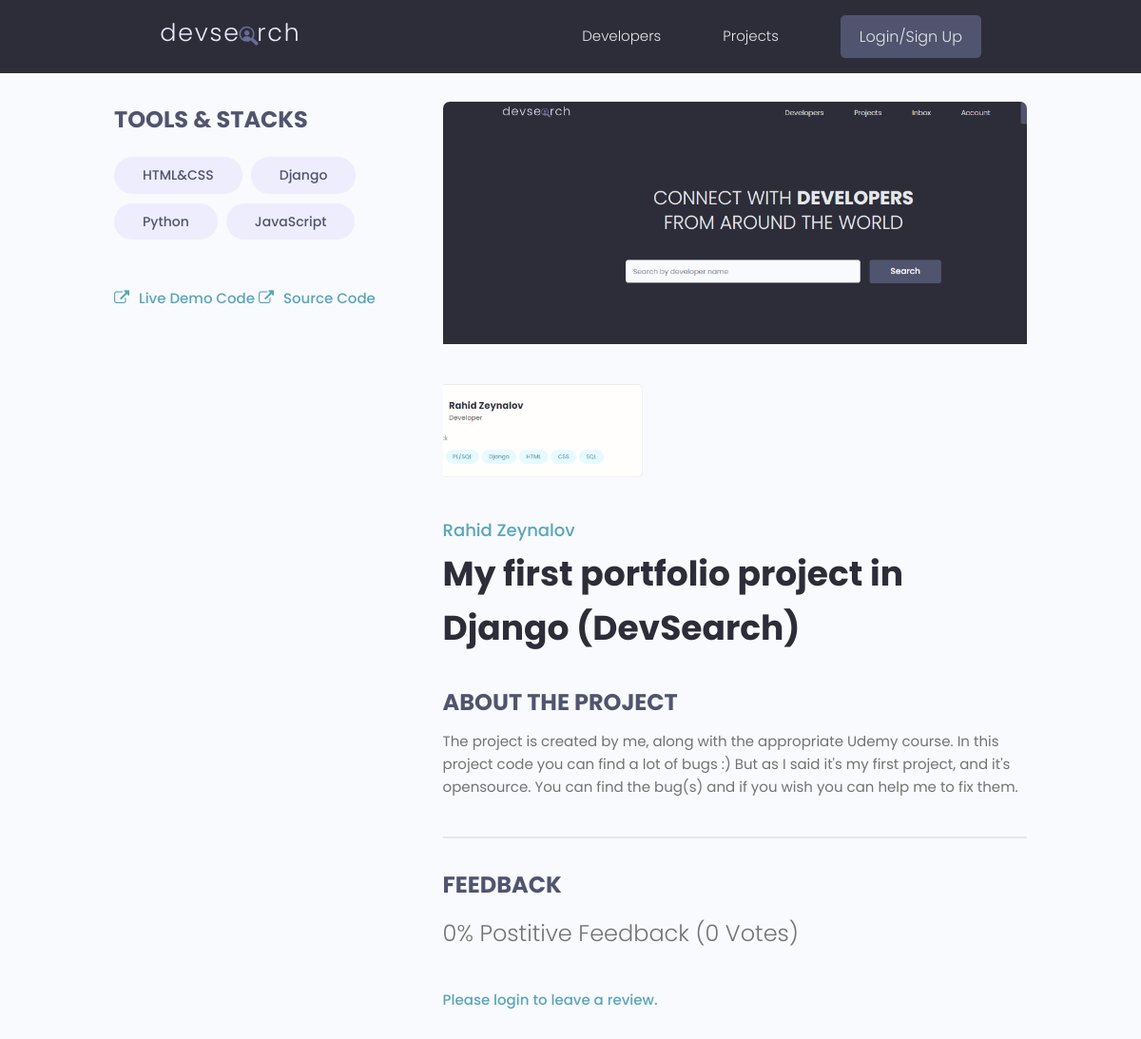
The app's page /projects/project/6d3ac3250c754153a6cd93977845f214/ with its own data.
### projects/models.py (models this page shows, shortened)
class Tag(models.Model):
    name = models.CharField(max_length=200)
    created = models.DateTimeField(auto_now_add=True, null=True, blank=True)
    id = models.UUIDField(default=uuid.uuid4, unique=True, primary_key=True, editable=False)
    def __str__(self) -> str:
        return self.name

class Project(models.Model):
    owner = models.ForeignKey(Profile, null=True, blank=True, on_delete=models.CASCADE)
    title = models.CharField(max_length=200)
    description = models.TextField(null=True, blank=True)
    featured_image = models.ImageField(null=True, blank=True, default='default.jpg')
    demo_link = models.CharField(max_length=2000, null=True, blank=True)
    source_link = models.CharField(max_length=2000, null=True, blank=True)
    tags = models.ManyToManyField(Tag, blank=True)
    vote_total = models.IntegerField(default=0, null=True, blank=True)
    vote_ratio = models.IntegerField(default=0, null=True, blank=True)
    created = models.DateTimeField(auto_now_add=True, null=True, blank=True)
    id = models.UUIDField(default=uuid.uuid4, unique=True, primary_key=True, editable=False)
    class Meta:
        ordering = ['created']
    @property
    def imageURL(self):
        try:
            url = self.featured_image.url
        except:
            url = ''
        return url
    @property
    def reviewers(self):
        queryset = self.review_set.all().values_list('owner__id', flat=True)
        return queryset

### users/models.py (models this page shows, shortened)
class Profile(models.Model):
    user = models.OneToOneField(User, on_delete=models.CASCADE, null=True, blank=True)
    name = models.CharField(max_length=150, null=True, blank=True)
    email = models.EmailField(max_length=150, null=True, blank=True)
    username = models.CharField(max_length=150, null=True, blank=True)
    location = models.CharField(max_length=150, null=True, blank=True)
    short_intro = models.CharField(max_length=200, null=True, blank=True)
    bio = models.TextField(null=True, blank=True)
    profile_image = models.ImageField(null=True, blank=True, upload_to='profiles/', default="profiles/users-default.png")
    social_github = models.CharField(max_length=150, null=True, blank=True)
    social_stackoverflow = models.CharField(max_length=150, null=True, blank=True)
    social_linkedin = models.CharField(max_length=150, null=True, blank=True)
    social_youtube = models.CharField(max_length=150, null=True, blank=True)
    social_medium = models.CharField(max_length=150, null=True, blank=True)
    created = models.DateTimeField(auto_now_add=True, null=True, blank=True)
    id = models.UUIDField(default=uuid.uuid4, unique=True, primary_key=True, editable=False)
    class Meta:
        ordering =['created']

### projects/views.py (the view, shortened to what this page needs)
# urls.py: path('project/<str:pk>/', views.project, name= "project"),
def project(request, pk):
    projectObj = Project.objects.get(id = pk)
    form = ReviewForm()
    tags = projectObj.tags.all()
    context = {'project':projectObj, 'tags':tags, 'form':form}
    return render(request, 'projects/single-project.html', context=context)

### projects/templates/projects/single-project.html (shortened to what this page needs)
{% extends 'main.html' %}
{% block content %}
<main class="singleProject my-md">
    <div class="container">
        <div class="layout">
            <div class="column column--1of3">
                <h3 class="singleProject__subtitle">Tools & Stacks</h3>
                <div class="singleProject__toolStack">
                    {% for tag in project.tags.all %}
                    <span class="tag tag--pill tag--sub tag--lg">
                        <small>{{tag}}</small>
                    </span>
                    {% endfor %}
                </div>
                {% if project.demo_link %}
                <a class="singleProject__liveLink" href="{{project.demo_link}}" target="_blank"><i class="fa fa-external-link"></i>Live Demo
                    Code
                </a>
                {% endif %}
                {% if project.source_link %}
                <a class="singleProject__liveLink" href="{{project.source_link}}" target="_blank"><i class="fa fa-external-link"></i>Source
                    Code
                </a>
                {% endif %}
            </div>
            <div class="column column--2of3">
                <img class="singleProject__preview" src="{{ project.imageURL }}" alt="portfolio thumbnail" />
                <a href="{% url 'user-profile' project.owner.id %}" class="singleProject__developer">{{project.owner.name}}</a>
                <h2 class="singleProject__title">{{project.title}}</h2>
                <h3 class="singleProject__subtitle">About the Project</h3>
                <div class="singleProject__info">
                    {{project.description}}
                </div>
                <div class="comments">
                    <h3 class="singleProject__subtitle">Feedback</h3>
                    <h5 class="project--rating">
                        {{project.vote_ratio}}% Postitive Feedback ({{project.vote_total}} Vote{{project.vote_total|pluralize:"s"}})
                    </h5>
                    {% if request.user.profile.id in project.reviewers %}
                        <p>You have already submitted your review for this project. </p>
                    {% elif request.user.profile == project.owner %}
                        <p>You can't review your own work. </p>
                    {% else %}
                        <a href="{% url 'login' %}?next={{request.path}}">Please login to leave a review. </a>
                    {% endif %}
                </div>
            </div>
        </div>
    </div>
</main>
{% endblock content %}

### static/styles/app.css (style rules this page uses)
:root { --color-sub: #2d2d39; }
img { width: 100%; }
.singleProject .column--1of3 { order: 2; }
@media screen and (min-width: 1081px) { .singleProject .column--1of3 { order: 1; } }
@media screen and (min-width: 1081px) { .singleProject .column--2of3 { order: 2; } }
.singleProject__toolStack { margin-top: 2rem; margin-bottom: 4rem; }
.singleProject__liveLink { font-weight: 500; transition: all 0.3s ease-in-out; border-bottom: 2px solid transparent; }
.singleProject__liveLink i { display: inline-block; font-size: 1.6rem; margin-right: 1rem; }
.singleProject__preview { height: 50vh; object-fit: cover; object-position: top center; margin-bottom: 3rem; border-radius: 0.7rem; }
.singleProject__developer { font-size: 1.8rem; font-weight: 500; }
.singleProject__title { font-size: 3.6rem; font-weight: 700; color: var(--color-sub); margin-bottom: 3rem; }
.project--rating { margin-bottom: 1.6em; margin-top: .5em; }
.singleProject__subtitle { text-transform: uppercase; font-size: 2.4rem; font-weight: 700; color: var(--color-sub-light); margin-bottom: 1rem; }
.comments { margin-top: 4rem; padding-top: 3rem; border-top: 2px solid var(--color-light); }

### static/uikit/styles/modules/_variables.css (style rules this page uses)
:root { --color-main: #5aa5b9; --color-main-light: #e6faff; --color-sub: #3f4156; --color-sub-light: #51546e; --color-sub-lighter: #ededfd; --color-text: #737373; --color-gray: #8b8b8b; --color-light: #e5e7eb; --color-light-gray: #767676; --color-bg: #f8fafd; --color-white: #fffefd; --color-white-light: #f3f3f3; --color-success: #359e64; --color-success-bg: #def8e8; --color-error: #fc4b0b; --color-error-bg: #fff2ee; --font-base: 'Poppins', arial, helvetica, 'Segoe UI', roboto, ubuntu, sans-serif; --font-monospace: 'Fira Code', 'Courier New', courier, monospace; --font-regular: 300; --font-medium: 500; --font-bold: 700; --generic-shadow: 1px 1px 5px #00000010; --generic-transition: all 0.3s ease-in-out; }

### static/uikit/styles/modules/_base.css (style rules this page uses)
* { margin: 0; padding: 0; box-sizing: border-box; text-rendering: optimizeLegibility; color: inherit; font-size: inherit; }
html { font-size: 50%; }
@media only screen and (min-width: 480px) { html { font-size: 56.25%; } }
@media only screen and (min-width: 1200px) { html { font-size: 62.5%; } }
body { line-height: 1.6; font-weight: 400; font-size: 1.5rem; color: var(--color-text); background-color: var(--color-bg); min-height: 100vh; }

### static/uikit/styles/modules/_typography.css (style rules this page uses)
* { font-family: var(--font-base); }
h2 { font-size: 3.6rem; font-weight: var(--font-bold); }
h3 { font-size: 3.2rem; font-weight: var(--font-medium); }
h5 { font-size: 2.4rem; font-weight: var(--font-medium); }
h5, h6 { font-weight: var(--font-regular); }
p, span, strong { font-size: 1.6rem; color: var(--color-text); font-weight: var(--font-regular); }
a { padding-bottom: 2px; text-decoration: none; display: inline-block; color: var(--color-main); font-weight: var(--font-medium); }

### static/uikit/styles/modules/_utilities.css (style rules this page uses)
.container { width: 92%; max-width: 165rem; margin: 0 auto; box-sizing: border-box; }
@media screen and (min-width: 1000px) { .container { width: 90%; } }
@media screen and (min-width: 1200px) { .container { width: 80%; } }
.my-md { margin: 3rem auto; }

### static/uikit/styles/modules/_tag.css (style rules this page uses)
.tag { display: inline-flex; align-items: center; background-color: var(--color-sub); height: -webkit-fit-content; height: -moz-fit-content; height: fit-content; width: -webkit-fit-content; width: -moz-fit-content; width: fit-content; border-radius: 0.5rem; padding: 0.5rem 1.5rem; font-size: 1.2rem; cursor: pointer; }
.tag:not(:last-child) { margin-right: 0.25rem; margin-bottom: 0.75rem; }
.tag > small { color: var(--color-white); }
.tag--pill { border-radius: 5rem; }
.tag--sub, .tag--sub > small { background: var(--color-sub-lighter); color: var(--color-sub-light); font-weight: 500; }
.tag--lg { padding: 0.8rem 3rem; font-size: 1.4rem; }
.tag--lg:not(:last-child) { margin-right: 0.5rem; margin-bottom: 1rem; }

### static/uikit/styles/modules/_layout.css (style rules this page uses)
.layout { display: flex; flex-flow: row wrap; justify-content: space-between; }
.layout > .column { margin-bottom: 3rem; }
.layout > .column.column--1of3 { flex-basis: 30%; }
.layout > .column.column--2of3 { flex-basis: 64%; }

### records on screen
Tag: name "HTML&CSS"
Tag: name "Django"
Tag: name "Python"
Tag: name "JavaScript"
Project: imageURL (picture), owner.name "Rahid Zeynalov", title "My first portfolio project in Django (DevSearch)", description "The project is created by me, along with the appropriate Udemy course. In this project code you can find a lot of bugs :) But as I said it's my first project, and it's opensource. You can find the bug(s) and if you wish you can help me to fix them.", vote_ratio "0", vote_total "0"
